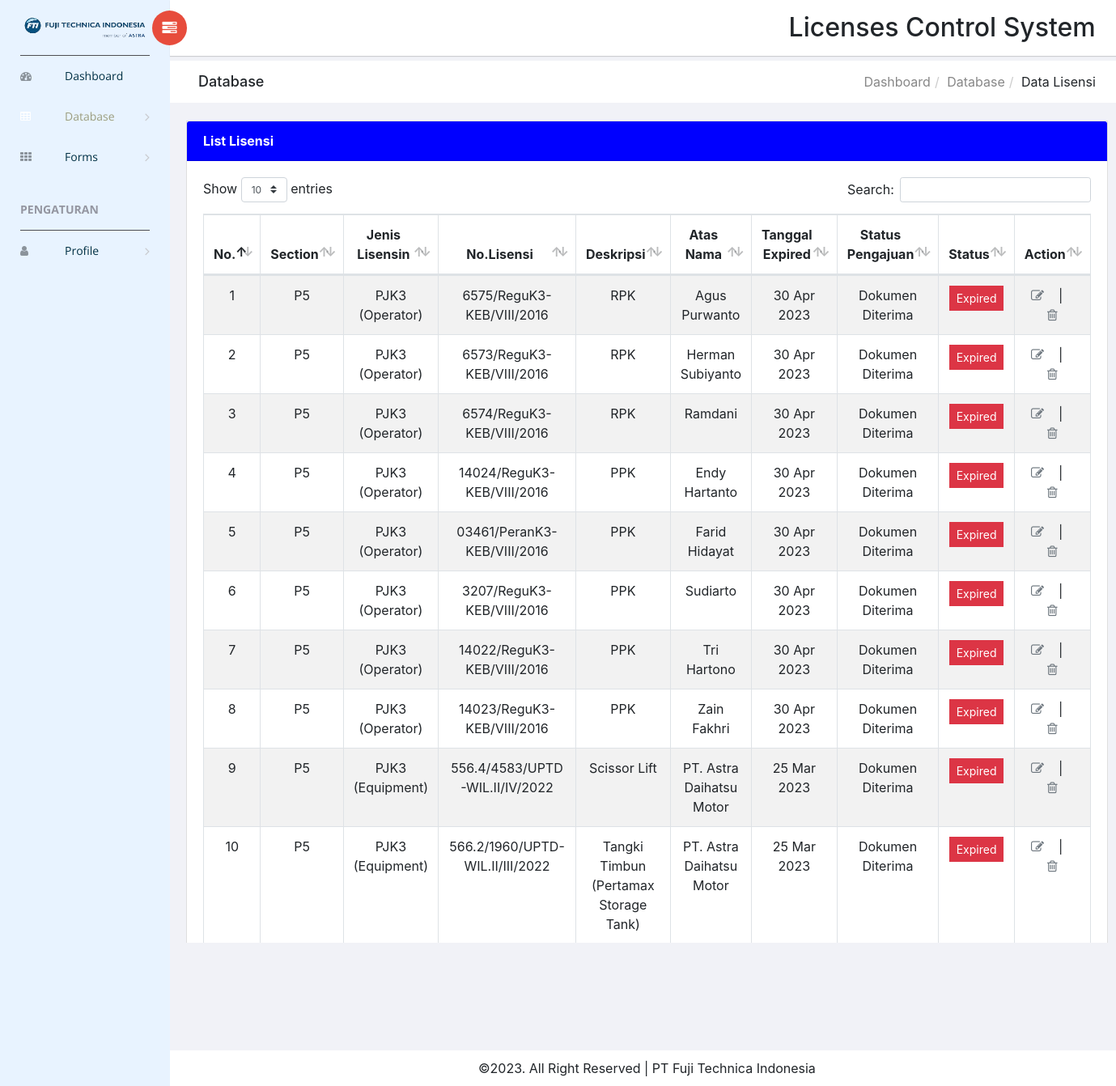
Page /lisensi_data_exp.php?p=P5 on the committed database.
### tables this page shows
CREATE TABLE `lcs_lisensi` (
  `id` int(10) NOT NULL,
  `plan` varchar(3) NOT NULL,
  `jns_srtfkt` varchar(50) NOT NULL,
  `no_lcns` varchar(100) NOT NULL,
  `no_lcns_old` varchar(100) NOT NULL,
  `no_lcns_new` varchar(100) NOT NULL,
  `ket_lcns2` varchar(20) NOT NULL,
  `ket_lcns` varchar(100) NOT NULL,
  `nm_srtfkt` varchar(100) NOT NULL,
  `pnrbt_srtfkt` varchar(100) NOT NULL,
  `tgl_lcns` date NOT NULL,
  `exprd_lcns` date NOT NULL,
  `tgl_war` date NOT NULL,
  `tgl_close` date NOT NULL,
  `st_aju` varchar(255) NOT NULL,
  `stat` varchar(50) DEFAULT NULL,
  `ket` varchar(200) NOT NULL
);

### indo_date.php (called while the page is built, shortened)
<?php
function TanggalIndo2($date)
{
	$blnindo = array("Jan", "Feb", "Mar", "Apr", "Mei", "Jun", "Jul", "Agu", "Sep", "Okt", "Nov", "Des");
	$thn = substr($date,0,4);
	$bln = substr($date,5,2);
	$tgl = substr($date,8,2);
	$result = $tgl." ".$blnindo[(int)$bln-1]." ".$thn;
	return($result);
}
?>

### lisensi_data_exp.php (the view, shortened to what this page needs)
<!doctype html>
<?php
global $con;
include 'indo_date.php';
?>
<html class="no-js" lang="en">
<head>
    <link rel="stylesheet" href="vendors/bootstrap/dist/css/bootstrap.min.css">
    <link rel="stylesheet" href="vendors/font-awesome/css/font-awesome.min.css">
    <link rel="stylesheet" href="vendors/themify-icons/css/themify-icons.css">
    <link rel="stylesheet" href="vendors/flag-icon-css/css/flag-icon.min.css">
    <link rel="stylesheet" href="vendors/selectFX/css/cs-skin-elastic.css">
    <link rel="stylesheet" href="vendors/datatables.net-bs4/css/dataTables.bootstrap4.min.css">
    <link rel="stylesheet" href="vendors/datatables.net-buttons-bs4/css/buttons.bootstrap4.min.css">
    <link rel="stylesheet" href="assets/css/style.css">
</head>
<body>
    <aside id="left-panel" class="left-panel">
        <nav class="navbar navbar-expand-sm navbar-default">
            <div class="navbar-header">
                <a class="navbar-brand" href="./"><img src="images/logo (3).png" alt="Logo"></a>
            </div>
            <div id="main-menu" class="main-menu collapse navbar-collapse">
                <ul class="nav navbar-nav">
                    <li>
                        <a href="index.php"> <i class="menu-icon fa fa-dashboard"></i>Dashboard </a>
                    </li>
                    <li class="menu-item-has-children active dropdown">
                        <a href="#" class="dropdown-toggle" data-toggle="dropdown" aria-haspopup="true" aria-expanded="false"> <i class="menu-icon fa fa-table"></i>Database</a>
                    </li>
                    <li class="menu-item-has-children dropdown">
                        <a href="#" class="dropdown-toggle" data-toggle="dropdown" aria-haspopup="true" aria-expanded="false"> <i class="menu-icon fa fa-th"></i>Forms</a>
                    </li>
                    <h3 class="menu-title">Pengaturan</h3>
                    <li class="menu-item-has-children dropdown">
                        <a href="#" class="dropdown-toggle" data-toggle="dropdown" aria-haspopup="true" aria-expanded="false"> <i class="menu-icon fa fa-user"></i>Profile</a>
                    </li>
                </ul>
            </div>
        </nav>
    </aside>
    <div id="right-panel" class="right-panel">
        <header id="header" class="header">
            <div class="header-menu">
                <div class="col-sm-7">
                    <a id="menuToggle" class="menutoggle pull-left"><i class="fa fa fa-tasks"></i></a>
                    <div class="header-left">
                    </div>
                </div>
                <div class="col-sm-5">
                    <div class="user-area dropdown float-right">
						<h2>Licenses Control System</h2>
                    </div>
                </div>
            </div>
        </header>
        <div class="breadcrumbs">
            <div class="col-sm-4">
                <div class="page-header float-left">
                    <div class="page-title">
                        <h1>Database</h1>
                    </div>
                </div>
            </div>
            <div class="col-sm-8">
                <div class="page-header float-right">
                    <div class="page-title">
                        <ol class="breadcrumb text-right">
                            <li><a href="index.php">Dashboard</a></li>
                            <li><a href="#">Database</a></li>
                            <li class="active">Data Lisensi</li>
                        </ol>
                    </div>
                </div>
            </div>
        </div>
        <div class="content mt-3">
            <div class="animated fadeIn">
                <div class="row">
                    <div class="col-md-12">
                        <div class="card">
                            <div class="card-header" style="background: blue; color: white;">
                                <strong class="card-title">List Lisensi</strong>
                            </div>
                            <div class="card-body">
                                <table id="bootstrap-data-table-export" class="table table-striped table-bordered">
                                    <thead>
                                        <tr align=center>
                                            <th>No.</th>
                                            <th>Section</th>
                                            <th>Jenis Lisensin</th>
                                            <th>No.Lisensi</th>
											<th>Deskripsi</th>
											<th>Atas Nama</th>
											<th>Tanggal Expired</th>
											<th>Status Pengajuan</th>
											<th>Status</th>
											<th>Action</th>
                                        </tr>
                                    </thead>
                                    <tbody>
                                        <?php
													$query = mysql_query ("select * from lcs_lisensi WHERE exprd_lcns <= CURDATE() and plan='".$_GET['p']."';", $con);
													$total_row = mysql_num_rows($query);
													if ( $total_row > 0 ) {
														$no = 1;
														$exp2 = date("Y-m-d");
														$lihat = mysql_query("select * from lcs_lisensi where exprd_lcns <= CURDATE() and plan='".$_GET['p']."'");
														while ( $row = mysql_fetch_array($lihat) ) {
															echo '<tr align=center>';
															echo '<td>'.$no++.'</td>';
															echo '<td>'.$row['plan'].'</td>';
															echo '<td>'.$row['jns_srtfkt'].'</td>';
															echo '<td>'.$row['no_lcns'].'</td>';
															echo '<td>'.$row['ket_lcns'].'</td>';
															echo '<td>'.$row['nm_srtfkt'].'</td>';
															echo '<td>'.TanggalIndo2($row['exprd_lcns']).'</td>';
                                                            echo '<td>'.$row['st_aju'].'</td>';
															echo '<td>';
																if($row['exprd_lcns'] <= $exp2){
																	echo '<a href="close_lisen.php?id='.$row['id'].'"><button type="button" class="btn btn-danger btn-sm">Expired</button></a>';
																}else if($exp2 >= date('Y-m-d',strtotime('-2 months', strtotime($row['exprd_lcns'])))){
																	echo '<a href="close_lisen.php?id='.$row['id'].'"><button type="button" class="btn btn-warning btn-sm">Warning</button></a>';
																}else{
																	echo '<a href="close_lisen.php?id='.$row['id'].'"><button type="button" class="btn btn-success btn-sm">&nbsp;OK&nbsp;</button></a>';
																};
															echo '</td>';
															echo '<td align=center valign=center>';
															echo '<a href="edit_lisen.php?id='.$row['id'].'"class="text-secondary"><i class="fa fa-edit"></i></a> &nbsp; &nbsp;|&nbsp; &nbsp; ';
														echo '<a href="del_lisen.php?id='.$row['id'].'"class="text-secondary"><i class="fa fa-trash-o" onclick="return confirm(\'Apakah Anda yakin ingin menghapus license ?\')"></i></a>';
															echo '</td>';
															echo '</tr>';
														}
													} else {
														echo '<tr align=center><td colspan="8"><h5>Belum Ada Licenses</h5></td></tr>';
													}
										?>
                                    </tbody>
                                </table>
								<a href="dwnld_exp.php?p=<?php echo $_GET['p']; ?>"><button type="button" class="btn btn-success"><i class="fa fa-windows"></i>&nbsp; Download to Excel</button></a>
                            </div>
                        </div>
                    </div>
                </div>
            </div>
        </div>
		<div class="breadcrumbs" style="padding: 10px;">
			<footer id="header" class="header">
				<div class="header-menu">
					<center>
						&copy;<script type="text/javascript">document.write( new Date().getFullYear() );</script>. All Right Reserved | PT Fuji Technica Indonesia
					</center>
				</div>
			</footer>
		</div>
    </div>
</body>
</html>

### rows in the picture
lcs_lisensi: plan "P5", jns_srtfkt "PJK3 (Operator)", no_lcns "6575/ReguK3-KEB/VIII/2016", ket_lcns "RPK", nm_srtfkt "Agus Purwanto", exprd_lcns "30 Apr 2023", st_aju "Dokumen Diterima"
lcs_lisensi: plan "P5", jns_srtfkt "PJK3 (Operator)", no_lcns "6573/ReguK3-KEB/VIII/2016", ket_lcns "RPK", nm_srtfkt "Herman Subiyanto", exprd_lcns "30 Apr 2023", st_aju "Dokumen Diterima"
lcs_lisensi: plan "P5", jns_srtfkt "PJK3 (Operator)", no_lcns "6574/ReguK3-KEB/VIII/2016", ket_lcns "RPK", nm_srtfkt "Ramdani", exprd_lcns "30 Apr 2023", st_aju "Dokumen Diterima"
lcs_lisensi: plan "P5", jns_srtfkt "PJK3 (Operator)", no_lcns "14024/ReguK3-KEB/VIII/2016", ket_lcns "PPK", nm_srtfkt "Endy Hartanto", exprd_lcns "30 Apr 2023", st_aju "Dokumen Diterima"
lcs_lisensi: plan "P5", jns_srtfkt "PJK3 (Operator)", no_lcns "03461/PeranK3-KEB/VIII/2016", ket_lcns "PPK", nm_srtfkt "Farid Hidayat", exprd_lcns "30 Apr 2023", st_aju "Dokumen Diterima"
lcs_lisensi: plan "P5", jns_srtfkt "PJK3 (Operator)", no_lcns "3207/ReguK3-KEB/VIII/2016", ket_lcns "PPK", nm_srtfkt "Sudiarto", exprd_lcns "30 Apr 2023", st_aju "Dokumen Diterima"
lcs_lisensi: plan "P5", jns_srtfkt "PJK3 (Operator)", no_lcns "14022/ReguK3-KEB/VIII/2016", ket_lcns "PPK", nm_srtfkt "Tri Hartono", exprd_lcns "30 Apr 2023", st_aju "Dokumen Diterima"
lcs_lisensi: plan "P5", jns_srtfkt "PJK3 (Operator)", no_lcns "14023/ReguK3-KEB/VIII/2016", ket_lcns "PPK", nm_srtfkt "Zain Fakhri", exprd_lcns "30 Apr 2023", st_aju "Dokumen Diterima"
lcs_lisensi: plan "P5", jns_srtfkt "PJK3 (Equipment)", no_lcns "556.4/4583/UPTD-WIL.II/IV/2022", ket_lcns "Scissor Lift", nm_srtfkt "PT. Astra Daihatsu Motor", exprd_lcns "25 Mar 2023", st_aju "Dokumen Diterima"
lcs_lisensi: plan "P5", jns_srtfkt "PJK3 (Equipment)", no_lcns "566.2/1960/UPTD-WIL.II/III/2022", ket_lcns "Tangki Timbun (Pertamax Storage Tank)", nm_srtfkt "PT. Astra Daihatsu Motor", exprd_lcns "25 Mar 2023", st_aju "Dokumen Diterima"
